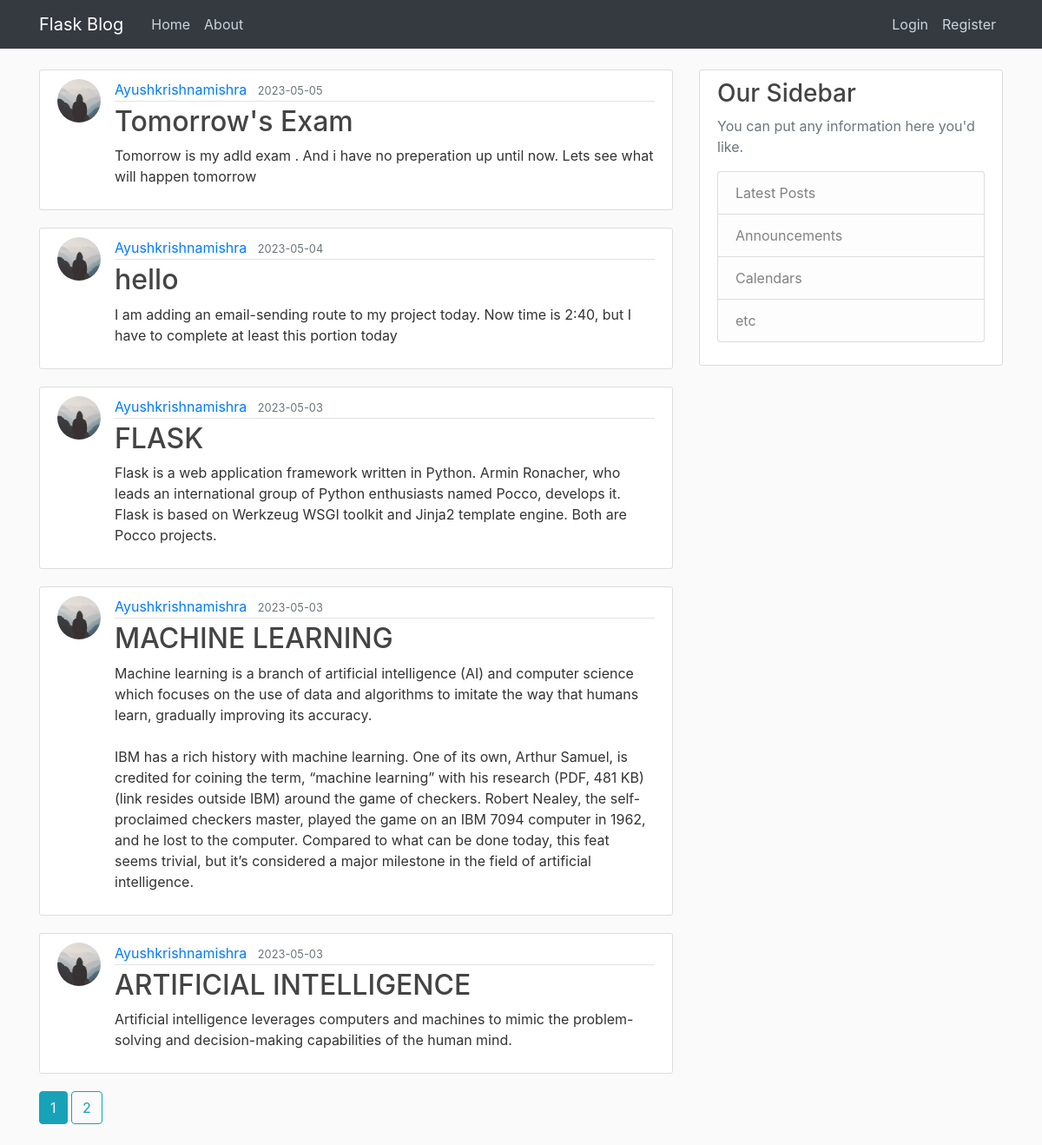
The page /home on the database its author committed.
### flaskblog/models.py (models this page shows, shortened)
class Post(db.Model):
    id = db.Column(db.Integer, primary_key=True)
    title = db.Column(db.String(100), nullable=False)
    date_posted = db.Column(db.DateTime, nullable=False, default=datetime.utcnow)
    content = db.Column(db.Text, nullable=False)
    user_id = db.Column(db.Integer, db.ForeignKey('user.id'), nullable=False)

class User(db.Model, UserMixin):
    id = db.Column(db.Integer, primary_key=True)
    username = db.Column(db.String(20), unique=True, nullable=False)
    email = db.Column(db.String(120), unique=True, nullable=False)
    image_file = db.Column(db.String(20), nullable=False, default='default.jpg')
    password = db.Column(db.String(60), nullable=False)
    posts = db.relationship('Post', backref='author', lazy=True)

### flaskblog/main/routes.py (the view)
@main.route("/")
@main.route("/home")
def home():
    page = request.args.get('page', 1, type=int)
    posts = Post.query.order_by(Post.date_posted.desc()).paginate(page=page, per_page=5)
    return render_template('home.html', posts=posts)

### flaskblog/templates/home.html
{% extends "layout.html" %}
{% block content %}
    {% for post in posts.items %}
        <article class="media content-section">
          <img class="rounded-circle article-img" src="{{ url_for('static', filename='profile_pics/' + post.author.image_file) }}">
          <div class="media-body">
            <div class="article-metadata">
              <a class="mr-2" href="{{url_for('users.user_posts',username=post.author.username)}}">{{ post.author.username }}</a>
              <small class="text-muted">{{ post.date_posted.strftime('%Y-%m-%d') }}</small>
            </div>
            <h2><a class="article-title" href="{{ url_for('posts.post', post_id=post.id) }}">{{ post.title }}</a></h2>
            <p class="article-content">{{ post.content }}</p>
          </div>
        </article>
        {% endfor %}
        {% for page_num in posts.iter_pages(left_edge=1, right_edge=1, left_current=1, right_current=2) %}
          {% if page_num %}
            {% if posts.page == page_num %}
              <a class="btn btn-info mb-4" href="{{ url_for('main.home', page=page_num) }}">{{ page_num }}</a>
            {% else %}
              <a class="btn btn-outline-info mb-4" href="{{ url_for('main.home', page=page_num) }}">{{ page_num }}</a>
            {% endif %}
          {% else %}
            ........
          {% endif %}
        {% endfor %}
{% endblock content %}

### flaskblog/templates/layout.html (shortened to what this page needs)
<!DOCTYPE html>
<html>
<head>
    <link rel="stylesheet" href="https://maxcdn.bootstrapcdn.com/bootstrap/4.0.0/css/bootstrap.min.css">
    <link rel="stylesheet" type="text/css" href="{{ url_for('static', filename='main.css') }}">
</head>
<body>
    <header class="site-header">
      <nav class="navbar navbar-expand-md navbar-dark bg-dark fixed-top">
        <div class="container">
          <a class="navbar-brand mr-4" href="/">Flask Blog</a>
          <div class="collapse navbar-collapse" id="navbarToggle">
            <div class="navbar-nav mr-auto">
              <a class="nav-item nav-link" href="{{ url_for('main.home') }}">Home</a>
              <a class="nav-item nav-link" href="{{ url_for('main.about') }}">About</a>
            </div>
            <div class="navbar-nav">
              {% if current_user.is_authenticated %}
                <a class="nav-item nav-link" href="{{ url_for('posts.New_post') }}">New Post</a>
                <a class="nav-item nav-link" href="{{ url_for('users.account') }}">Account</a>
                <a class="nav-item nav-link" href="{{ url_for('users.logout') }}">Logout</a>
              {% else %}
                <a class="nav-item nav-link" href="{{ url_for('users.login') }}">Login</a>
                <a class="nav-item nav-link" href="{{ url_for('users.register') }}">Register</a>
              {% endif %}
            </div>
          </div>
        </div>
      </nav>
    </header>
    <main role="main" class="container">
      <div class="row">
        <div class="col-md-8">
          {% block content %}{% endblock %}
        </div>
        <div class="col-md-4">
          <div class="content-section">
            <h3>Our Sidebar</h3>
            <p class='text-muted'>You can put any information here you'd like.
              <ul class="list-group">
                <li class="list-group-item list-group-item-light">Latest Posts</li>
                <li class="list-group-item list-group-item-light">Announcements</li>
                <li class="list-group-item list-group-item-light">Calendars</li>
                <li class="list-group-item list-group-item-light">etc</li>
              </ul>
            </p>
          </div>
        </div>
      </div>
    </main>
</body>
</html>

### flaskblog/static/main.css (style rules this page uses)
body { background: #fafafa; color: #333333; margin-top: 5rem; }
h1, h2, h3, h4, h5, h6 { color: #444444; }
.bg-dark { background-color: #121517; }
.site-header .navbar-nav .nav-link { color: #cbd5db; }
.content-section { background: #ffffff; padding: 10px 20px; border: 1px solid #dddddd; border-radius: 3px; margin-bottom: 20px; }
.article-title { color: #444444; }
.article-content { white-space: pre-line; }
.article-img { height: 50px; width: 50px; margin-right: 16px; }
.article-metadata { padding-bottom: 1px; margin-bottom: 4px; border-bottom: 1px solid #e3e3e3 }

### rows shown on the page
Post: image_file (picture), author.username "Ayushkrishnamishra", date_posted "2023-05-05", title "Tomorrow's Exam", content "Tomorrow is my adld exam . And i have no preperation up until now. Lets see what will happen tomorrow"
Post: image_file (picture), author.username "Ayushkrishnamishra", date_posted "2023-05-04", title "hello", content "I am adding an email-sending route to my project today. Now time is 2:40, but I have to complete at least this portion today"
Post: image_file (picture), author.username "Ayushkrishnamishra", date_posted "2023-05-03", title "FLASK", content "Flask is a web application framework written in Python. Armin Ronacher, who leads an international group of Python enthusiasts named Pocco, develops it. Flask is based on Werkzeug WSGI toolkit and Jinja2 template engine. Both are Pocco projects."
Post: image_file (picture), author.username "Ayushkrishnamishra", date_posted "2023-05-03", title "MACHINE LEARNING", content "Machine learning is a branch of artificial intelligence (AI) and computer science which focuses on the use of data and algorithms to imitate the way that humans learn, gradually improving its accuracy. IBM has a rich history with machine learning. One of its own, Arthur Samuel, is credited for coining the term, “machine learning” with his research (PDF, 481 KB) (link resides outside IBM) around the game of checkers. Robert Nealey, the self-proclaimed checkers master, played the game on an IBM 7094 computer in 1962, and he lost to the computer. Compared to what can be done today, this feat seems trivial, but it’s considered a major milestone in the field of artificial intelligence."
Post: image_file (picture), author.username "Ayushkrishnamishra", date_posted "2023-05-03", title "ARTIFICIAL INTELLIGENCE", content "Artificial intelligence leverages computers and machines to mimic the problem-solving and decision-making capabilities of the human mind."

### other values the page prints
{{ page_num }} "1"
{{ page_num }} "2"
